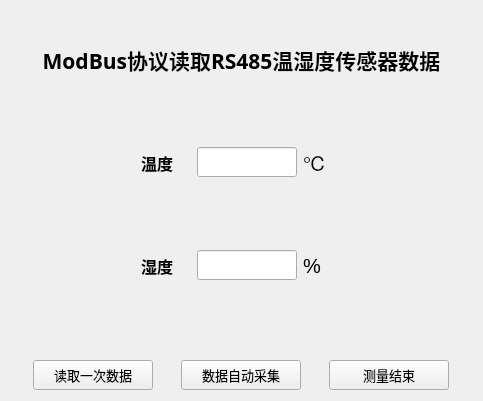
<?xml version="1.0" encoding="UTF-8"?>
<ui version="4.0">
 <class>Widget</class>
 <widget class="QWidget" name="Widget">
  <property name="geometry">
   <rect>
    <x>0</x>
    <y>0</y>
    <width>483</width>
    <height>401</height>
   </rect>
  </property>
  <property name="maximumSize">
   <size>
    <width>500</width>
    <height>800</height>
   </size>
  </property>
  <property name="windowTitle">
   <string>Widget</string>
  </property>
  <layout class="QVBoxLayout" name="verticalLayout">
   <item>
    <widget class="QLabel" name="label">
     <property name="font">
      <font>
       <family>微软雅黑</family>
       <pointsize>16</pointsize>
       <bold>true</bold>
      </font>
     </property>
     <property name="text">
      <string>ModBus协议读取RS485温湿度传感器数据</string>
     </property>
     <property name="alignment">
      <set>Qt::AlignCenter</set>
     </property>
    </widget>
   </item>
   <item>
    <layout class="QHBoxLayout" name="horizontalLayout">
     <item>
      <spacer name="horizontalSpacer_3">
       <property name="orientation">
        <enum>Qt::Horizontal</enum>
       </property>
       <property name="sizeType">
        <enum>QSizePolicy::Fixed</enum>
       </property>
       <property name="sizeHint" stdset="0">
        <size>
         <width>130</width>
         <height>20</height>
        </size>
       </property>
      </spacer>
     </item>
     <item>
      <widget class="QLabel" name="label_2">
       <property name="maximumSize">
        <size>
         <width>50</width>
         <height>16777215</height>
        </size>
       </property>
       <property name="font">
        <font>
         <pointsize>12</pointsize>
         <bold>true</bold>
        </font>
       </property>
       <property name="text">
        <string>温度</string>
       </property>
      </widget>
     </item>
     <item>
      <widget class="QLineEdit" name="temEdit">
       <property name="maximumSize">
        <size>
         <width>100</width>
         <height>30</height>
        </size>
       </property>
      </widget>
     </item>
     <item>
      <widget class="QLabel" name="label_4">
       <property name="font">
        <font>
         <pointsize>15</pointsize>
        </font>
       </property>
       <property name="text">
        <string>℃</string>
       </property>
      </widget>
     </item>
    </layout>
   </item>
   <item>
    <layout class="QHBoxLayout" name="horizontalLayout_2">
     <item>
      <spacer name="horizontalSpacer_4">
       <property name="orientation">
        <enum>Qt::Horizontal</enum>
       </property>
       <property name="sizeType">
        <enum>QSizePolicy::Fixed</enum>
       </property>
       <property name="sizeHint" stdset="0">
        <size>
         <width>130</width>
         <height>20</height>
        </size>
       </property>
      </spacer>
     </item>
     <item>
      <widget class="QLabel" name="label_3">
       <property name="maximumSize">
        <size>
         <width>50</width>
         <height>16777215</height>
        </size>
       </property>
       <property name="font">
        <font>
         <pointsize>12</pointsize>
         <bold>true</bold>
        </font>
       </property>
       <property name="text">
        <string>湿度</string>
       </property>
      </widget>
     </item>
     <item>
      <widget class="QLineEdit" name="humEdit">
       <property name="maximumSize">
        <size>
         <width>100</width>
         <height>30</height>
        </size>
       </property>
      </widget>
     </item>
     <item>
      <widget class="QLabel" name="label_5">
       <property name="font">
        <font>
         <pointsize>15</pointsize>
        </font>
       </property>
       <property name="text">
        <string>%</string>
       </property>
      </widget>
     </item>
    </layout>
   </item>
   <item>
    <spacer name="verticalSpacer">
     <property name="orientation">
      <enum>Qt::Vertical</enum>
     </property>
     <property name="sizeType">
      <enum>QSizePolicy::Fixed</enum>
     </property>
     <property name="sizeHint" stdset="0">
      <size>
       <width>20</width>
       <height>40</height>
      </size>
     </property>
    </spacer>
   </item>
   <item>
    <layout class="QHBoxLayout" name="horizontalLayout_3">
     <item>
      <widget class="QPushButton" name="btnRead">
       <property name="maximumSize">
        <size>
         <width>120</width>
         <height>30</height>
        </size>
       </property>
       <property name="font">
        <font>
         <family>微软雅黑</family>
         <pointsize>10</pointsize>
        </font>
       </property>
       <property name="text">
        <string>读取一次数据</string>
       </property>
      </widget>
     </item>
     <item>
      <widget class="QPushButton" name="btnAuto">
       <property name="maximumSize">
        <size>
         <width>120</width>
         <height>30</height>
        </size>
       </property>
       <property name="font">
        <font>
         <family>微软雅黑</family>
         <pointsize>10</pointsize>
        </font>
       </property>
       <property name="text">
        <string>数据自动采集</string>
       </property>
      </widget>
     </item>
     <item>
      <widget class="QPushButton" name="btnStop">
       <property name="maximumSize">
        <size>
         <width>120</width>
         <height>30</height>
        </size>
       </property>
       <property name="font">
        <font>
         <family>微软雅黑</family>
         <pointsize>10</pointsize>
        </font>
       </property>
       <property name="text">
        <string>测量结束</string>
       </property>
      </widget>
     </item>
    </layout>
   </item>
  </layout>
 </widget>
 <resources/>
 <connections/>
</ui>
